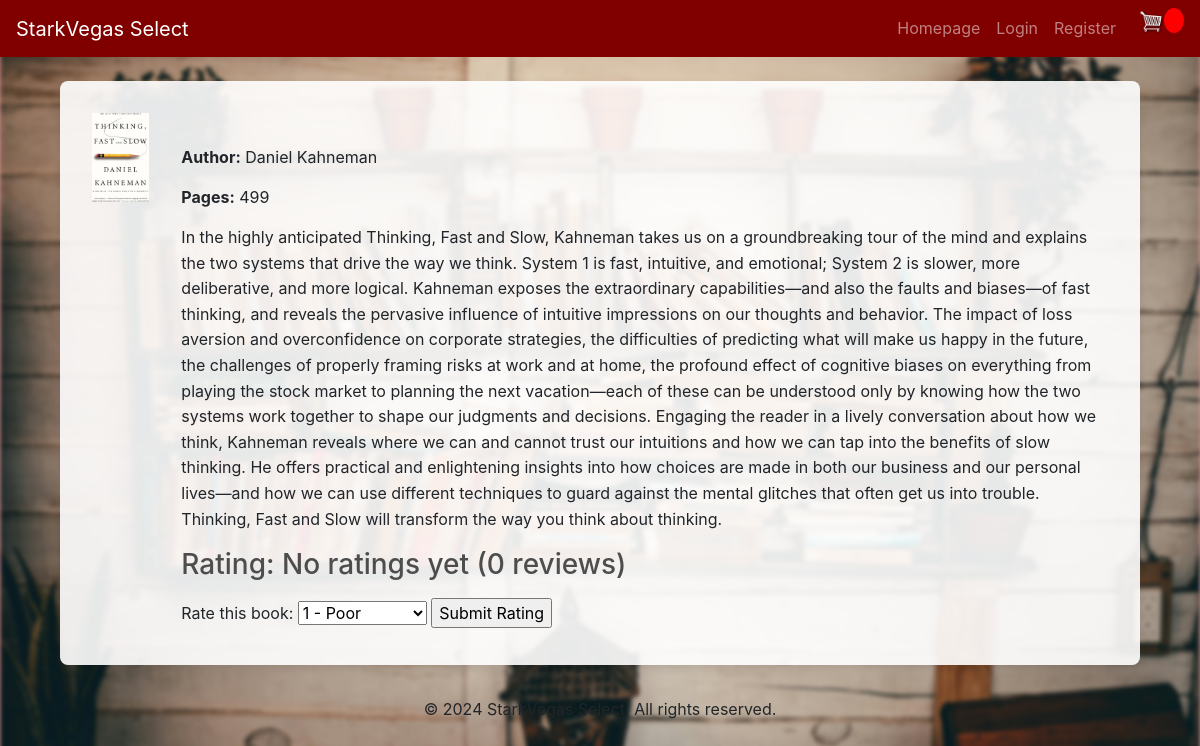
The page /book_detail/1/ on the database its author committed.
### store/models.py (models this page shows, shortened)
class Product(models.Model):
    name = models.CharField(max_length=200, blank=False)
    author = models.CharField(max_length=255, default='Unknown')
    num_pages = models.IntegerField(null=True, blank=True)  # Allow null values
    description = models.TextField(default='No description available')
    price = models.DecimalField(max_digits=10, decimal_places=2)
    digital = models.BooleanField(default=False)
    image = models.ImageField(upload_to='product_images/', null=True, blank=True)
    seller = models.ForeignKey(Profile, on_delete=models.SET_NULL, null=True, blank=True, related_name='products')
    average_rating = models.FloatField(default=0.0, blank=True)
    ratings_count = models.IntegerField(default=0, blank=True)

### store/views.py (the view)
# urls.py: path('book_detail/<int:id>/', views.book_detail, name='book_detail'),
def book_detail(request, id):
    product = get_object_or_404(Product, id=id)
    return render(request, 'store/book_detail.html', {'book': product})

### store/templates/store/book_detail.html (shortened to what this page needs)
{% extends 'store/main.html' %}
{% block content %}
<div class="container mt-4">
  <div class="book-detail-container">
    <div class="book-cover">
      {% if book.image %}
      <img src="{{ book.image.url }}" alt="{{ book.title }}" class="img-fluid">
      {% else %}
      <div class="text-center"><p>No image available.</p></div>
      {% endif %}
    </div>
    <div class="book-info">
      <p class="book-author"><strong>Author:</strong> {{ book.author }}</p>
      <p class="book-pages"><strong>Pages:</strong> {{ book.num_pages }}</p>
      <div class="book-description">{{ book.description }}</div>
      <div class="book-rating">
        <h3>Rating: {{ book.average_rating|default:"No ratings yet" }} ({{ book.ratings_count }} reviews)</h3>
      </div>
      <form method="post" action="{% url 'submit_rating' book_id=book.id %}">
        <label for="rating">Rate this book:</label>
        <select name="rating" id="rating">
          <option value="1">1 - Poor</option>
        </select>
        <input type="submit" value="Submit Rating">
      </form>
    </div>
  </div>
</div>
{% endblock %}

### static/css/main.css (style rules this page uses)
body { background-color: hsl(0, 51%, 71%); }
h1,h2,h3,h4,h5,h6 { color:hsl(0, 0%, 30%); }

### store/templates/store/book_detail.html (style rules this page uses)
.book-detail-container { background-color: rgba(255, 255, 255, 0.9); padding: 2rem; border-radius: 0.5rem; box-shadow: 0px 4px 8px rgba(0, 0, 0, 0.1); margin-bottom: 2rem; }
.book-cover img { max-width: 100%; height: auto; display: block; margin-bottom: 2rem; }
.book-info { margin-top: 1rem; }
.book-title, .book-author, .book-pages, .book-description, .book-rating { margin-bottom: 1rem; }
.book-description { font-size: 1rem; line-height: 1.6; }
@media (min-width: 768px) { .book-detail-container { display: flex; align-items: flex-start; } }
@media (min-width: 768px) { .book-cover { flex: 1 1 auto; } }
@media (min-width: 768px) { .book-info { flex: 2 1 auto; padding-left: 2rem; } }

### rows shown on the page
Product: image (picture), author "Daniel Kahneman", num_pages "499", description "In the highly anticipated Thinking, Fast and Slow, Kahneman takes us on a groundbreaking tour of the mind and explains the two systems that drive the way we think. System 1 is fast, intuitive, and emotional; System 2 is slower, more deliberative, and more logical. Kahneman exposes the extraordinary capabilities—and also the faults and biases—of fast thinking, and reveals the pervasive influence of intuitive impressions on our thoughts and behavior. The impact of loss aversion and overconfidence on corporate strategies, the difficulties of predicting what will make us happy in the future, the challenges of properly framing risks at work and at home, the profound effect of cognitive biases on…", average_rating "No ratings yet", ratings_count "0"
